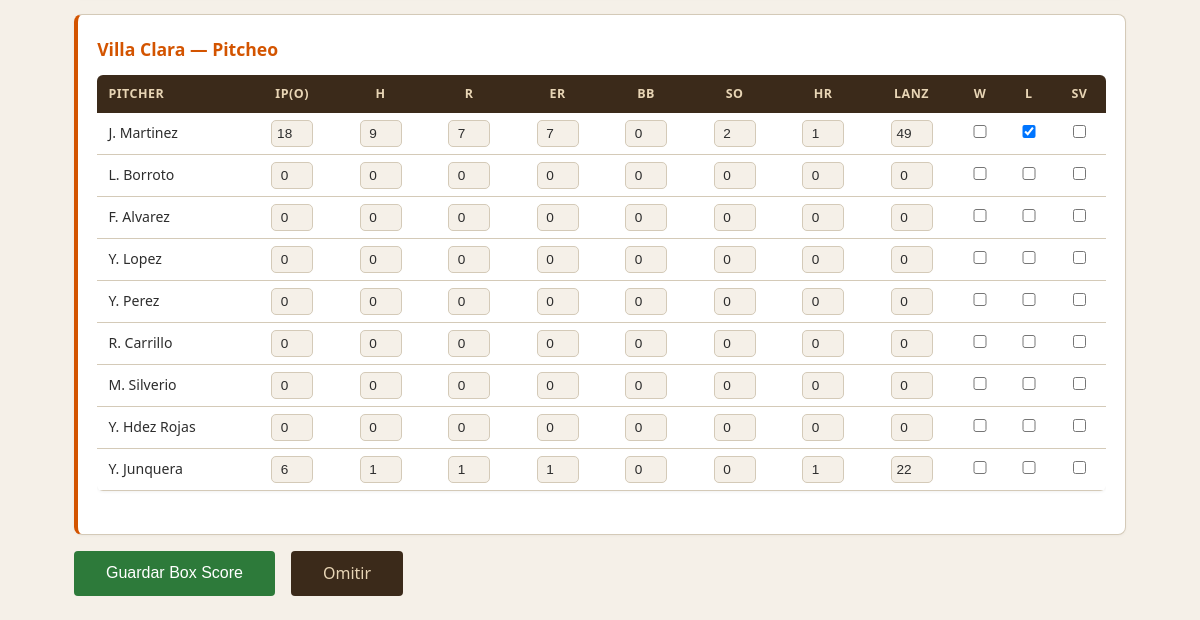
The page /game/1/boxscore (lower part) on the database as committed earlier.
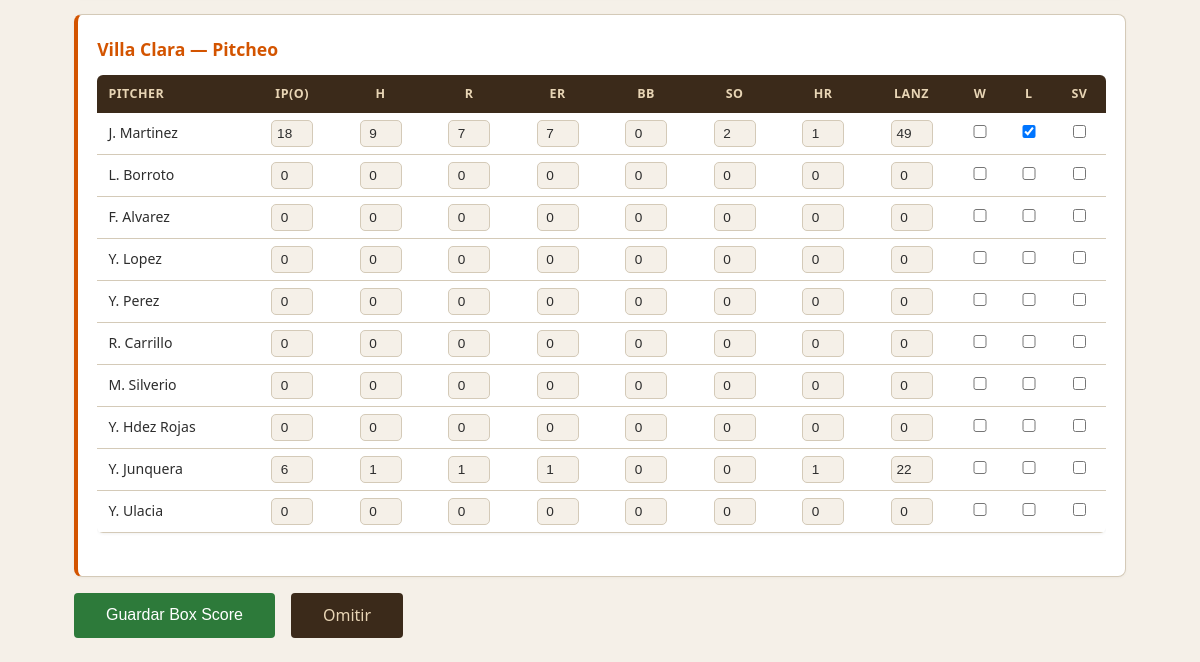
The same page on the database as committed later.
### tables this page shows
CREATE TABLE players (
            id INTEGER PRIMARY KEY,
            team_id INTEGER REFERENCES teams(id),
            name TEXT NOT NULL,
            full_name TEXT,
            position TEXT NOT NULL,
            bats_throws TEXT,
            role TEXT NOT NULL,
            lineup_order INTEGER,
            bullpen_role TEXT,
            is_drafted INTEGER DEFAULT 0,
            photo_file TEXT
        );

### blueprints/games/routes.py (the view)
@games_bp.route('/game/<int:game_id>/boxscore')
def boxscore(game_id: int) -> str:
    data = get_boxscore_form_data(game_id)
    if not data:
        abort(404)
    return render_template('boxscore_form.html', **data)

### db.py (called while the page is built)
def get_db() -> sqlite3.Connection:
    if 'db' not in g:
        from flask import current_app
        g.db = sqlite3.connect(current_app.config['DB_PATH'])
        g.db.row_factory = sqlite3.Row
        cursor = g.db.cursor()
        cursor.execute('PRAGMA journal_mode=WAL')
        cursor.execute('PRAGMA synchronous=NORMAL')
        cursor.execute('PRAGMA foreign_keys=ON')
        cursor.execute('PRAGMA busy_timeout=5000')
        cursor.close()
    return g.db

### templates/boxscore_form.html (shortened to what this page needs)
{% extends "base.html" %}
{% block content %}
<form method="POST" action="{{ url_for('games.boxscore_save', game_id=game.id) }}">
    <div class="card" style="border-left: 4px solid {{ game.away_color }}">
        <h2 style="margin-top:0; color: {{ game.away_color }}">{{ game.away_name }} — Pitcheo</h2>
        <div style="overflow-x: auto;">
        <table>
            <thead>
                <tr>
                    <th>Pitcher</th>
                    <th class="num">IP(o)</th><th class="num">H</th><th class="num">R</th>
                    <th class="num">ER</th><th class="num">BB</th><th class="num">SO</th>
                    <th class="num">HR</th><th class="num">Lanz</th>
                    <th class="num">W</th><th class="num">L</th><th class="num">SV</th>
                </tr>
            </thead>
            <tbody>
            {% for p in away_pitchers %}
            {% set ps = existing_pit.get(p.id, {}) %}
            <tr>
                <td>{{ p.name }}</td>
                {% for f in ['IP_outs','H','R','ER','BB','SO','HR_allowed','pitches'] %}
                <td class="num"><input type="number" name="pit__{{ p.id }}__{{ f }}" min="0" value="{{ ps.get(f, 0) }}" class="box-input"></td>
                {% endfor %}
                <td class="num"><input type="checkbox" name="pit__{{ p.id }}__W" value="1" {{ 'checked' if ps.get('W') else ('checked' if game.winning_pitcher_id == p.id and not existing_pit else '') }}></td>
                <td class="num"><input type="checkbox" name="pit__{{ p.id }}__L" value="1" {{ 'checked' if ps.get('L') else ('checked' if game.losing_pitcher_id == p.id and not existing_pit else '') }}></td>
                <td class="num"><input type="checkbox" name="pit__{{ p.id }}__SV" value="1" {{ 'checked' if ps.get('SV') else ('checked' if game.save_pitcher_id == p.id and not existing_pit else '') }}></td>
            </tr>
            {% endfor %}
            </tbody>
        </table>
        </div>
    </div>
    <div style="display: flex; gap: 1rem; margin-top: 1rem;">
        <button type="submit" class="btn btn-play" style="padding: 0.6rem 2rem; font-size: 1rem;">
            Guardar Box Score
        </button>
        <a href="{{ url_for('schedule.schedule') }}" class="btn" style="padding: 0.6rem 2rem; font-size: 1rem;">
            Omitir
        </a>
    </div>
</form>
{% endblock %}

Rows that differ between the two databases and show on the page:
added players: name "Y. Ulacia", get "0" "0" "0" "0" "0" "0" "0" "0"
